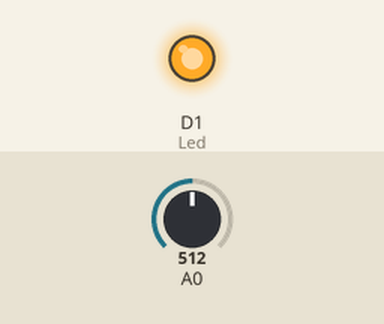
This sketch was run on a simulated ESP8266 (NodeMCU). Shown: output pins drawn as LEDs (lit = HIGH). The test bench sets the inputs (shaded band); at power-on: A0 = 512.

Above: at 1.2 s.
1.3 s: A0 set to 122
At 2.2 s:
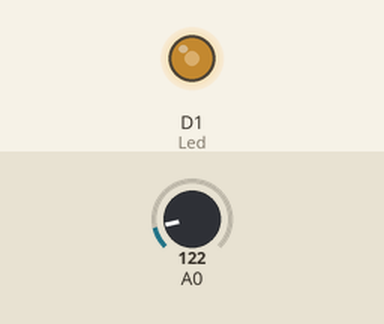
2.8 s: A0 set to 0
At 3.3 s:
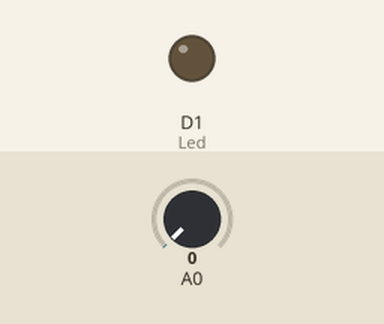
4.3 s: A0 set to 306
At 5.7 s:
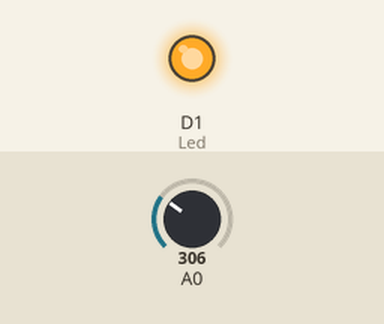
Timing chart, 0 to 7.3 s (numbered marks = the images above; inputs shaded):
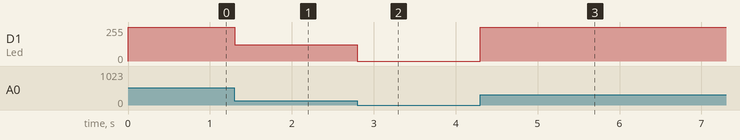

The sketch:

acionamentoPWM.ino
```cpp
//Luminosidade de um Led, mudar a intencidade


const byte Led = D1;

void setup() {
  Serial.begin(9600);
}

void loop() {
    analogWrite(Led, analogRead(A0));  // de 0 a 255 o brilho máximo - Colcoado o analogread para fazer leitura do Pino.
}                                       // Usando o PINO da A0 que estava conectado o pino de Sensor de LDR luminosidade
```

Measured:
- after the input at 1.3 s, D1 (Led): 255/255 → 122/255 at once
- after the input at 2.8 s, D1 (Led): 122/255 → 0/255 at once
- after the input at 4.3 s, D1 (Led): 0/255 → 255/255 at once
